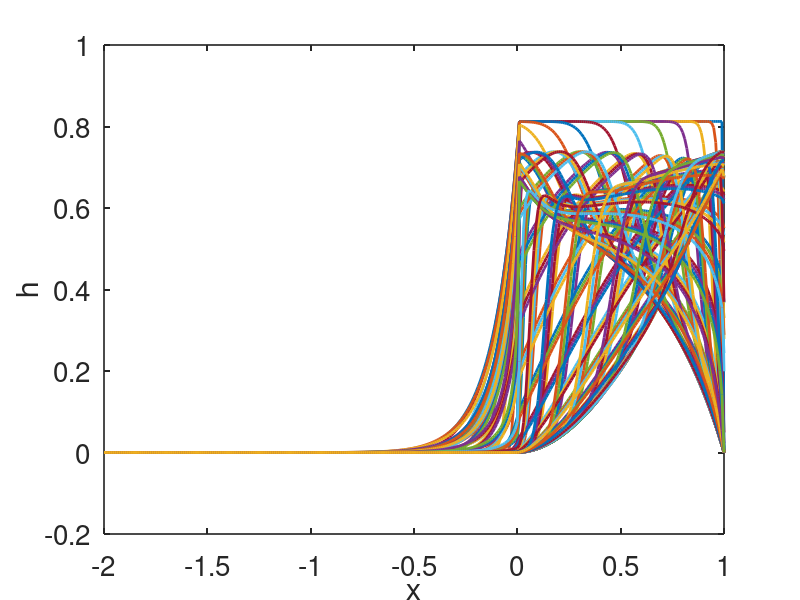
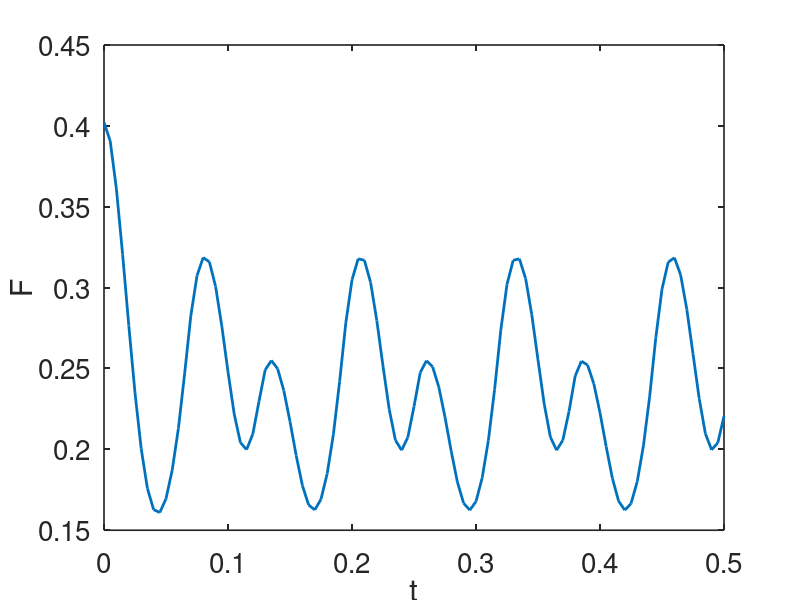
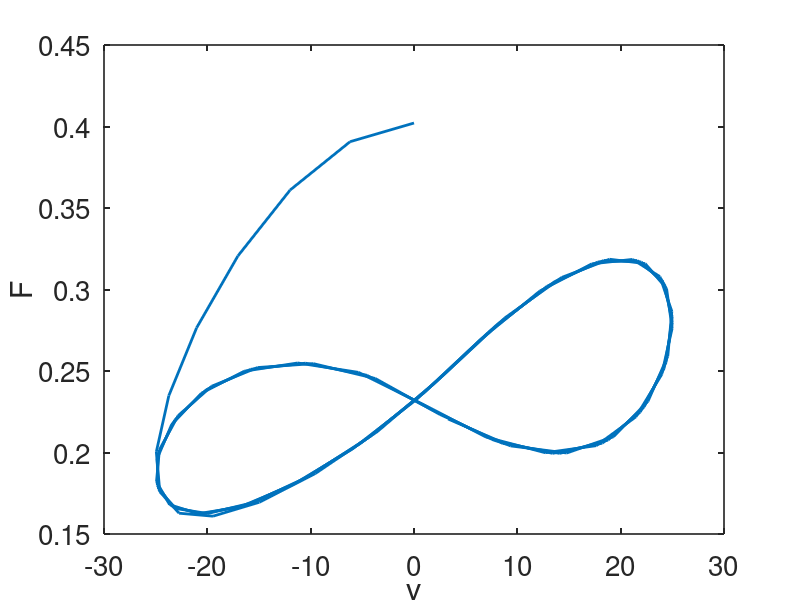

The MATLAB source for these figures, in order:
% this code is to solve the Huxley crossbridge mode using upwinding and the method of lines

% to solve u_t + J_x= f(u), with MoL and upwinding (written in conservation
% form, J = v*u), where v is a function of x, t, and u
function pde_MoL_upwind
global dx N x

set(0,                           ...
   'defaultaxesfontsize', 20,   ...
   'defaultaxeslinewidth', 1.2, ...
   'defaultlinelinewidth', 2.0, ...
   'defaultpatchlinewidth', 0.7); 


g1=10;
g2=209;
f1=43.3;
% put parameters into a structure so that they're accessible to the sub-functions
p.h=1;
p.g1=g1;
p.g2=g2;
p.f1=f1;

% spatial grid
dx = 0.01;
x = [-2*p.h:dx:p.h];% grid points
N = length(x); % number of points in grid
%initial data:
u0 =f(x)./(f(x)+g(x));

% Use the method of lines (MoL) with upwinding
t_end = 0.5;  % 
tstep = 0.005;
%specify the output points
tspan = [0:tstep:t_end];
tic
%solve the  MOL differential equations
[T,S] = ode23(@deRHS,tspan, u0' );  
% for this problem, ode23 is fastest, ode15s is next and ode 23s is slowest
 toc
figure(1)
for j = 1:length(T)
    plot(x,S(j,:),'linewidth',2) 
    
 hold on
end
xlabel('x')
ylabel('h')
hold off

% calculate the force
 F = S*x'*dx;
 figure(2)
 plot(T,F)
xlabel('t')
ylabel('F')
 
figure(3)
 plot(v(T),F)
 xlabel('v')
ylabel('F')

 end
%the right hand side for ode simulation:
function s_prime=deRHS(t,u)
global dx N x
 % by definition, J = v*u, where v = v(x,t,u) in general
% first evaluate v_{j-1/2}
 
xjmh = [x-dx/2,x(N)+dx/2]'; % (x_{j-1/2})
ujmh = ([u;0]+[0;u])/2;  %u_{j-1/2} The zero fill is a ghost point outside the grid

%use xjmh and ujmh to evaluate v_{j-1/2} = v(xjmh,t,ujmh) 

% here is where you evaluate v(x,u,t)
 vjmh = v(t) ;
 
 %this is upwinding:
Jmh = vjmh.*((vjmh>0).*[0;u]+(vjmh<0).*[u;0]);

Fu = (Jmh(1:end-1)-Jmh(2:end))/dx;  %finite difference in x
 
 
s_prime =  (Fu + (1-u).*f(x')-u.*g(x'));
end
% binding functions

 function  out = f(x)
f1=43.3;
out = 0 + (x>0 & x<1).*(f1*x);
end

function  out = g(x)
g1=10;
g2=209;
out = g2*(x<=0) + g1*x.*(x>0);
end 

function out=v(t)

% specify the velocity as a function of t
% in general this can be a functioin of x, t, and u

out = -25*sin(50*t);
end
